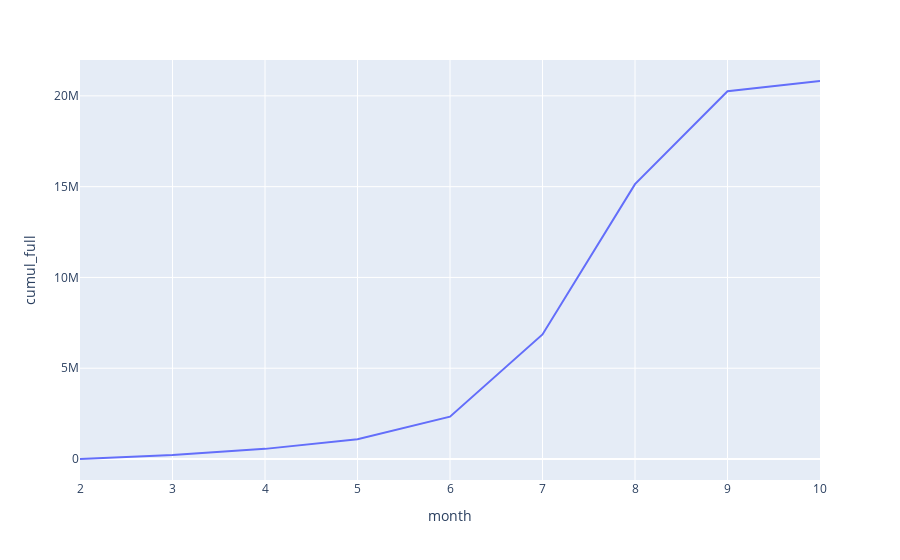

Here is the notebook cell this chart was saved with:
### Code cell
fig = px.line(df, x="month", y="cumul_full")
fig.show()

### Figure 1 — Plotly figure (JSON) as saved in the notebook; plotly's stock layout.template omitted (floating-point values rounded to 4 significant figures)
{"data": [{"hovertemplate": "month=%{x}<br>cumul_full=%{y}<extra></extra>", "legendgroup": "", "line": {"color": "#636efa", "dash": "solid"}, "mode": "lines", "name": "", "orientation": "v", "showlegend": false, "type": "scatter", "x": [2, 3, 4, 5, 6, 7, 8, 9, 10], "xaxis": "x", "y": [5, 218030, 557987, 1088882, 2329920, 6859541, 15138379, 20255398, 20819254], "yaxis": "y"}], "layout": {"legend": {"tracegroupgap": 0}, "margin": {"t": 60}, "xaxis": {"anchor": "y", "domain": [0, 1], "title": {"text": "month"}}, "yaxis": {"anchor": "x", "domain": [0, 1], "title": {"text": "cumul_full"}}}}
